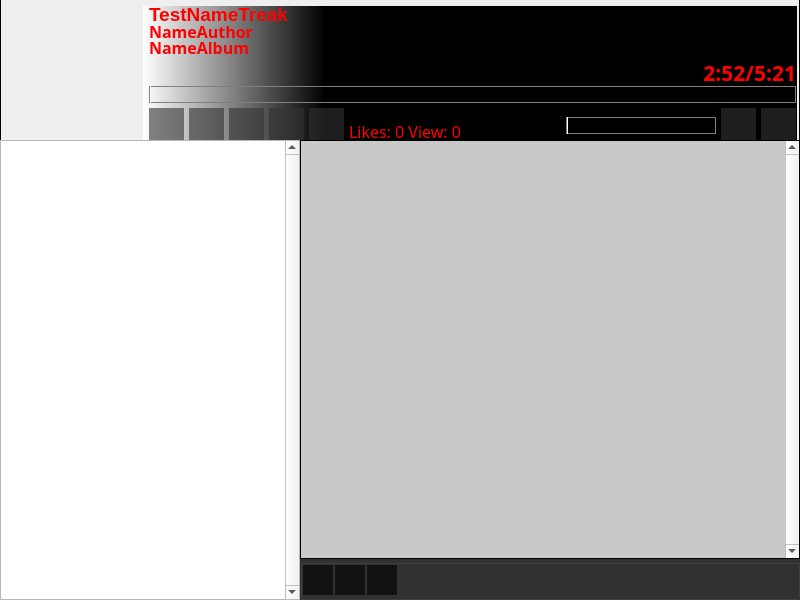
<?xml version="1.0" encoding="UTF-8"?>
<ui version="4.0">
 <class>MainWindow</class>
 <widget class="QMainWindow" name="MainWindow">
  <property name="windowModality">
   <enum>Qt::NonModal</enum>
  </property>
  <property name="geometry">
   <rect>
    <x>0</x>
    <y>0</y>
    <width>800</width>
    <height>600</height>
   </rect>
  </property>
  <property name="windowTitle">
   <string>MSMP Stream</string>
  </property>
  <property name="windowIcon">
   <iconset>
    <normaloff>icon.png</normaloff>icon.png</iconset>
  </property>
  <property name="layoutDirection">
   <enum>Qt::LeftToRight</enum>
  </property>
  <property name="styleSheet">
   <string notr="true">QMainWindown{
  background-color: rgb(0, 0, 0,255);
 color: rgb(0, 0, 0);
}
</string>
  </property>
  <property name="locale">
   <locale language="Russian" country="Belarus"/>
  </property>
  <property name="animated">
   <bool>true</bool>
  </property>
  <property name="documentMode">
   <bool>false</bool>
  </property>
  <property name="unifiedTitleAndToolBarOnMac">
   <bool>false</bool>
  </property>
  <widget class="QWidget" name="centralwidget">
   <property name="enabled">
    <bool>true</bool>
   </property>
   <property name="mouseTracking">
    <bool>true</bool>
   </property>
   <property name="tabletTracking">
    <bool>false</bool>
   </property>
   <property name="autoFillBackground">
    <bool>false</bool>
   </property>
   <property name="styleSheet">
    <string notr="true">QWidget{
  background-color: rgb(0, 0, 0,0.1);


}

QMainWindow &gt; QWidget {
    border-image : url(img/bg.png);
    background-color: rgb(0, 0, 0,255);

   /* background-image: url(img/Missing_Texture2.png); 0 0 0 0 stretch stretch;;*/
    background-size: 10px auto;
    background-attachment: fixed;
    /*background-repeat: no-repeat;*/
}
</string>
   </property>
   <layout class="QVBoxLayout" name="verticalLayout">
    <property name="spacing">
     <number>0</number>
    </property>
    <property name="leftMargin">
     <number>0</number>
    </property>
    <property name="topMargin">
     <number>0</number>
    </property>
    <property name="rightMargin">
     <number>0</number>
    </property>
    <property name="bottomMargin">
     <number>0</number>
    </property>
    <item>
     <widget class="QLabel" name="LoadingLabel">
      <property name="sizePolicy">
       <sizepolicy hsizetype="Ignored" vsizetype="Ignored">
        <horstretch>0</horstretch>
        <verstretch>0</verstretch>
       </sizepolicy>
      </property>
      <property name="styleSheet">
       <string notr="true">QLabel{
  color:white;
  background-color:black;
}</string>
      </property>
      <property name="text">
       <string>Loading...</string>
      </property>
      <property name="alignment">
       <set>Qt::AlignCenter</set>
      </property>
     </widget>
    </item>
    <item>
     <widget class="QGroupBox" name="PlayerBox">
      <property name="minimumSize">
       <size>
        <width>0</width>
        <height>140</height>
       </size>
      </property>
      <property name="maximumSize">
       <size>
        <width>16777215</width>
        <height>140</height>
       </size>
      </property>
      <property name="styleSheet">
       <string notr="true">QGroupBox{
   border:1px solid;
   border-color:rgb(0,0,0);
   border-top:0; 
   border-bottom:0;
   backgorund-color:rgb(100, 100, 100,1);
}</string>
      </property>
      <layout class="QHBoxLayout" name="PlayerBoxFirk">
       <property name="spacing">
        <number>0</number>
       </property>
       <property name="leftMargin">
        <number>0</number>
       </property>
       <property name="topMargin">
        <number>0</number>
       </property>
       <property name="rightMargin">
        <number>0</number>
       </property>
       <property name="bottomMargin">
        <number>0</number>
       </property>
       <item>
        <widget class="QFrame" name="Visualframe">
         <property name="enabled">
          <bool>true</bool>
         </property>
         <property name="minimumSize">
          <size>
           <width>140</width>
           <height>140</height>
          </size>
         </property>
         <property name="maximumSize">
          <size>
           <width>140</width>
           <height>140</height>
          </size>
         </property>
         <property name="frameShape">
          <enum>QFrame::NoFrame</enum>
         </property>
         <property name="frameShadow">
          <enum>QFrame::Plain</enum>
         </property>
         <widget class="QLabel" name="AlbumImg">
          <property name="geometry">
           <rect>
            <x>0</x>
            <y>0</y>
            <width>140</width>
            <height>140</height>
           </rect>
          </property>
          <property name="minimumSize">
           <size>
            <width>140</width>
            <height>140</height>
           </size>
          </property>
          <property name="maximumSize">
           <size>
            <width>140</width>
            <height>140</height>
           </size>
          </property>
          <property name="text">
           <string/>
          </property>
          <property name="pixmap">
           <pixmap>img/Missing_Texture2.png</pixmap>
          </property>
          <property name="scaledContents">
           <bool>false</bool>
          </property>
          <property name="alignment">
           <set>Qt::AlignCenter</set>
          </property>
         </widget>
         <widget class="QPushButton" name="MSMPmenu">
          <property name="geometry">
           <rect>
            <x>0</x>
            <y>0</y>
            <width>30</width>
            <height>30</height>
           </rect>
          </property>
          <property name="styleSheet">
           <string notr="true"> 
QPushButton{
  background-color: rgba(18, 18, 18,0);
  color: rgba(18, 18, 18,0);
  border: none;
}
QPushButton:hover{
  background-color: rgb(100,100, 100);
  color: rgb(100,100, 100);
  border: none;
  border-image : url(icon.png);
}

QPushButton:pressed{
  background-color: rgb(200,200, 200);
  color:  rgb(200,200, 200);
  border: none;
  border-image : url(icon.png);
}
</string>
          </property>
          <property name="text">
           <string notr="true"/>
          </property>
          <property name="iconSize">
           <size>
            <width>30</width>
            <height>30</height>
           </size>
          </property>
          <property name="shortcut">
           <string notr="true"/>
          </property>
          <property name="autoRepeat">
           <bool>false</bool>
          </property>
          <property name="autoExclusive">
           <bool>false</bool>
          </property>
          <property name="flat">
           <bool>true</bool>
          </property>
         </widget>
        </widget>
       </item>
       <item>
        <widget class="QGroupBox" name="ContorlPanel">
         <property name="minimumSize">
          <size>
           <width>0</width>
           <height>142</height>
          </size>
         </property>
         <property name="maximumSize">
          <size>
           <width>16777215</width>
           <height>142</height>
          </size>
         </property>
         <property name="styleSheet">
          <string notr="true">QGroupBox{
   background-color:qlineargradient(spread:pad, x1:0.278, y1:1, x2:0, y2:1, stop:0 rgba(0, 0, 0, 255), stop:1 rgba(255, 255, 255, 255));
   color:rgb(0,0,0);
   border:none;
   border-bottom: 1px solid;
}</string>
         </property>
         <layout class="QVBoxLayout" name="ControlPanelFirk">
          <property name="spacing">
           <number>0</number>
          </property>
          <property name="leftMargin">
           <number>0</number>
          </property>
          <property name="topMargin">
           <number>0</number>
          </property>
          <property name="rightMargin">
           <number>0</number>
          </property>
          <property name="bottomMargin">
           <number>0</number>
          </property>
          <item>
           <layout class="QHBoxLayout" name="horizontalLayout_3">
            <property name="spacing">
             <number>0</number>
            </property>
            <property name="leftMargin">
             <number>5</number>
            </property>
            <item>
             <layout class="QVBoxLayout" name="verticalLayout_3">
              <property name="spacing">
               <number>0</number>
              </property>
              <item>
               <widget class="QLabel" name="TreakName">
                <property name="sizePolicy">
                 <sizepolicy hsizetype="Ignored" vsizetype="Preferred">
                  <horstretch>1</horstretch>
                  <verstretch>0</verstretch>
                 </sizepolicy>
                </property>
                <property name="minimumSize">
                 <size>
                  <width>0</width>
                  <height>0</height>
                 </size>
                </property>
                <property name="maximumSize">
                 <size>
                  <width>16777215</width>
                  <height>16777215</height>
                 </size>
                </property>
                <property name="font">
                 <font>
                  <pointsize>14</pointsize>
                  <weight>75</weight>
                  <bold>true</bold>
                 </font>
                </property>
                <property name="styleSheet">
                 <string notr="true">QLabel{
background-color: rgba(0,0,0,0);
color:rgba(255, 0, 0)
}</string>
                </property>
                <property name="text">
                 <string>TestNameTreak</string>
                </property>
               </widget>
              </item>
              <item>
               <widget class="QLabel" name="AuthorName">
                <property name="sizePolicy">
                 <sizepolicy hsizetype="Ignored" vsizetype="Preferred">
                  <horstretch>1</horstretch>
                  <verstretch>0</verstretch>
                 </sizepolicy>
                </property>
                <property name="maximumSize">
                 <size>
                  <width>16777215</width>
                  <height>18</height>
                 </size>
                </property>
                <property name="font">
                 <font>
                  <family>Chicago</family>
                  <pointsize>12</pointsize>
                  <weight>75</weight>
                  <bold>true</bold>
                 </font>
                </property>
                <property name="styleSheet">
                 <string notr="true">QLabel{
background-color: rgba(0,0,0,0);
color:rgba(255, 0, 0)
}</string>
                </property>
                <property name="text">
                 <string>NameAuthor</string>
                </property>
               </widget>
              </item>
              <item>
               <widget class="QLabel" name="AlbumName">
                <property name="sizePolicy">
                 <sizepolicy hsizetype="Ignored" vsizetype="Preferred">
                  <horstretch>1</horstretch>
                  <verstretch>0</verstretch>
                 </sizepolicy>
                </property>
                <property name="maximumSize">
                 <size>
                  <width>16777215</width>
                  <height>15</height>
                 </size>
                </property>
                <property name="font">
                 <font>
                  <family>Chicago</family>
                  <pointsize>12</pointsize>
                  <weight>75</weight>
                  <bold>true</bold>
                 </font>
                </property>
                <property name="mouseTracking">
                 <bool>false</bool>
                </property>
                <property name="styleSheet">
                 <string notr="true">QLabel{
background-color: rgba(0,0,0,0);
color:rgba(255, 0, 0)
}</string>
                </property>
                <property name="text">
                 <string>NameAlbum</string>
                </property>
               </widget>
              </item>
             </layout>
            </item>
           </layout>
          </item>
          <item>
           <layout class="QVBoxLayout" name="verticalLayout_6">
            <property name="spacing">
             <number>0</number>
            </property>
            <property name="leftMargin">
             <number>5</number>
            </property>
            <property name="bottomMargin">
             <number>0</number>
            </property>
            <item>
             <layout class="QHBoxLayout" name="horizontalLayout_4">
              <property name="spacing">
               <number>0</number>
              </property>
              <property name="topMargin">
               <number>5</number>
              </property>
              <item>
               <widget class="QLabel" name="DataPath">
                <property name="sizePolicy">
                 <sizepolicy hsizetype="Ignored" vsizetype="Preferred">
                  <horstretch>0</horstretch>
                  <verstretch>0</verstretch>
                 </sizepolicy>
                </property>
                <property name="font">
                 <font>
                  <family>Chicago</family>
                  <pointsize>10</pointsize>
                  <weight>75</weight>
                  <bold>true</bold>
                 </font>
                </property>
                <property name="styleSheet">
                 <string notr="true">QLabel{
background-color: rgba(0,0,0,0);
color:rgba(255, 0, 0)
}</string>
                </property>
                <property name="text">
                 <string/>
                </property>
               </widget>
              </item>
              <item>
               <widget class="QLabel" name="TimePlayCounter">
                <property name="sizePolicy">
                 <sizepolicy hsizetype="Fixed" vsizetype="Preferred">
                  <horstretch>0</horstretch>
                  <verstretch>0</verstretch>
                 </sizepolicy>
                </property>
                <property name="font">
                 <font>
                  <family>Chicago</family>
                  <pointsize>16</pointsize>
                  <weight>75</weight>
                  <bold>true</bold>
                 </font>
                </property>
                <property name="styleSheet">
                 <string notr="true">QLabel{
background-color: rgba(0,0,0,0);
color:rgba(255, 0, 0)
}</string>
                </property>
                <property name="text">
                 <string>2:52/5:21</string>
                </property>
                <property name="alignment">
                 <set>Qt::AlignRight|Qt::AlignTrailing|Qt::AlignVCenter</set>
                </property>
               </widget>
              </item>
             </layout>
            </item>
            <item>
             <widget class="QSlider" name="ProgressBarTreakSlider">
              <property name="autoFillBackground">
               <bool>false</bool>
              </property>
              <property name="styleSheet">
               <string notr="true">
QSlider{
background-color: rgba(0,0,0,0);
border: 1px solid;
 border-color:rgb(128, 128, 128);
}
/*
QSlider::groove:horizontal {
    border: 1px solid;
    height: 22px;
    margin: 0px;
    border-color:rgb(128, 128, 128);
    }
QSlider::handle:horizontal {
    background-color: white;
    height: 40px;
    width: 1px;
    margin: -15px 0px;
   
    }
*/

QSlider{
            }
            QSlider::groove:horizontal {  
                 height: 22px;
                margin: 0px;
                border-radius: 0px;
                background: rgba(0,0,0,0);
            }
            QSlider::handle:horizontal {
                /*background: #b00;
                width: 8px;*/
                background-color: white;
                width: 0px;
                border-radius: 0px;
            }
            QSlider::sub-page:qlineargradient {
                background: #fff;
                border-radius: 0px;
            }</string>
              </property>
              <property name="maximum">
               <number>1000</number>
              </property>
              <property name="singleStep">
               <number>300</number>
              </property>
              <property name="tracking">
               <bool>false</bool>
              </property>
              <property name="orientation">
               <enum>Qt::Horizontal</enum>
              </property>
              <property name="invertedAppearance">
               <bool>false</bool>
              </property>
              <property name="invertedControls">
               <bool>false</bool>
              </property>
              <property name="tickPosition">
               <enum>QSlider::NoTicks</enum>
              </property>
             </widget>
            </item>
           </layout>
          </item>
          <item>
           <layout class="QHBoxLayout" name="horizontalLayout_2">
            <property name="spacing">
             <number>5</number>
            </property>
            <property name="leftMargin">
             <number>5</number>
            </property>
            <property name="topMargin">
             <number>5</number>
            </property>
            <property name="bottomMargin">
             <number>5</number>
            </property>
            <item>
             <widget class="QPushButton" name="PreviousTreakButton">
              <property name="minimumSize">
               <size>
                <width>35</width>
                <height>35</height>
               </size>
              </property>
              <property name="maximumSize">
               <size>
                <width>35</width>
                <height>35</height>
               </size>
              </property>
              <property name="styleSheet">
               <string notr="true">QPushButton{
  background-color: rgb(50, 50, 50,0.6);
  border: none;
}
QPushButton:hover{
  background-color: rgb(100,100, 100);
  border: none;
}

QPushButton:pressed{
  background-color: rgb(200,200, 200);
  border: none;

}</string>
              </property>
              <property name="text">
               <string/>
              </property>
              <property name="icon">
               <iconset>
                <normaloff>img/previous.png</normaloff>img/previous.png</iconset>
              </property>
              <property name="iconSize">
               <size>
                <width>30</width>
                <height>30</height>
               </size>
              </property>
             </widget>
            </item>
            <item>
             <widget class="QPushButton" name="PlayButton">
              <property name="minimumSize">
               <size>
                <width>35</width>
                <height>35</height>
               </size>
              </property>
              <property name="maximumSize">
               <size>
                <width>35</width>
                <height>35</height>
               </size>
              </property>
              <property name="styleSheet">
               <string notr="true">QPushButton{
  background-color: rgb(50, 50, 50,0.6);
  border: none;
}
QPushButton:hover{
  background-color: rgb(100,100, 100);
  border: none;
}

QPushButton:pressed{
  background-color: rgb(200,200, 200);
  border: none;

}</string>
              </property>
              <property name="text">
               <string/>
              </property>
              <property name="icon">
               <iconset>
                <normaloff>img/play.png</normaloff>img/play.png</iconset>
              </property>
              <property name="iconSize">
               <size>
                <width>30</width>
                <height>30</height>
               </size>
              </property>
             </widget>
            </item>
            <item>
             <widget class="QPushButton" name="NextTreakButton">
              <property name="minimumSize">
               <size>
                <width>35</width>
                <height>35</height>
               </size>
              </property>
              <property name="maximumSize">
               <size>
                <width>35</width>
                <height>35</height>
               </size>
              </property>
              <property name="styleSheet">
               <string notr="true">QPushButton{
  background-color: rgb(50, 50, 50,0.6);
  border: none;
}
QPushButton:hover{
  background-color: rgb(100,100, 100);
  border: none;
}

QPushButton:pressed{
  background-color: rgb(200,200, 200);
  border: none;

}</string>
              </property>
              <property name="text">
               <string/>
              </property>
              <property name="icon">
               <iconset>
                <normaloff>img/next.png</normaloff>img/next.png</iconset>
              </property>
              <property name="iconSize">
               <size>
                <width>30</width>
                <height>30</height>
               </size>
              </property>
             </widget>
            </item>
            <item>
             <widget class="QPushButton" name="PauseButton">
              <property name="minimumSize">
               <size>
                <width>35</width>
                <height>35</height>
               </size>
              </property>
              <property name="maximumSize">
               <size>
                <width>35</width>
                <height>35</height>
               </size>
              </property>
              <property name="styleSheet">
               <string notr="true">QPushButton{
  background-color: rgb(50, 50, 50,0.6);
  border: none;
}
QPushButton:hover{
  background-color: rgb(100,100, 100);
  border: none;
}

QPushButton:pressed{
  background-color: rgb(200,200, 200);
  border: none;

}</string>
              </property>
              <property name="text">
               <string/>
              </property>
              <property name="icon">
               <iconset>
                <normaloff>img/pause.png</normaloff>img/pause.png</iconset>
              </property>
              <property name="iconSize">
               <size>
                <width>30</width>
                <height>30</height>
               </size>
              </property>
             </widget>
            </item>
            <item>
             <widget class="QPushButton" name="StopButton">
              <property name="minimumSize">
               <size>
                <width>35</width>
                <height>35</height>
               </size>
              </property>
              <property name="maximumSize">
               <size>
                <width>35</width>
                <height>35</height>
               </size>
              </property>
              <property name="styleSheet">
               <string notr="true">QPushButton{
  background-color: rgb(50, 50, 50,0.6);
  border: none;
}
QPushButton:hover{
  background-color: rgb(100,100, 100);
  border: none;
}

QPushButton:pressed{
  background-color: rgb(200,200, 200);
  border: none;

}</string>
              </property>
              <property name="text">
               <string/>
              </property>
              <property name="icon">
               <iconset>
                <normaloff>img/stop.png</normaloff>img/stop.png</iconset>
              </property>
              <property name="iconSize">
               <size>
                <width>30</width>
                <height>30</height>
               </size>
              </property>
             </widget>
            </item>
            <item>
             <widget class="QLabel" name="InfoLabel">
              <property name="sizePolicy">
               <sizepolicy hsizetype="Ignored" vsizetype="Preferred">
                <horstretch>0</horstretch>
                <verstretch>0</verstretch>
               </sizepolicy>
              </property>
              <property name="font">
               <font>
                <family>Chicago</family>
                <pointsize>12</pointsize>
               </font>
              </property>
              <property name="styleSheet">
               <string notr="true">QLabel{
background-color: rgba(0,0,0,0);
color:rgba(255, 0, 0)
}</string>
              </property>
              <property name="text">
               <string>Likes: 0 View: 0</string>
              </property>
              <property name="alignment">
               <set>Qt::AlignBottom|Qt::AlignLeading|Qt::AlignLeft</set>
              </property>
             </widget>
            </item>
            <item>
             <widget class="QSlider" name="VolumeSlider">
              <property name="sizePolicy">
               <sizepolicy hsizetype="Expanding" vsizetype="Fixed">
                <horstretch>1</horstretch>
                <verstretch>0</verstretch>
               </sizepolicy>
              </property>
              <property name="minimumSize">
               <size>
                <width>50</width>
                <height>0</height>
               </size>
              </property>
              <property name="maximumSize">
               <size>
                <width>150</width>
                <height>16777215</height>
               </size>
              </property>
              <property name="styleSheet">
               <string notr="true">
QSlider{
background-color: rgba(0,0,0,0);
border: 1px solid;
 border-color:rgb(128, 128, 128);
}
/*
QSlider::groove:horizontal {
    border: 1px solid;
    height: 22px;
    margin: 0px;
    border-color:rgb(128, 128, 128);
    }
QSlider::handle:horizontal {
    background-color: white;
    height: 40px;
    width: 1px;
    margin: -15px 0px;
   
    }
*/

QSlider{
            }
            QSlider::groove:horizontal {  
                 height: 22px;
                margin: 0px;
                border-radius: 0px;
                background: rgba(0,0,0,0);
            }
            QSlider::handle:horizontal {
                /*background: #b00;
                width: 8px;*/
                background-color: white;
                width: 0px;
                border-radius: 0px;
            }
            QSlider::sub-page:qlineargradient {
                background: #fff;
                border-radius: 0px;
            }</string>
              </property>
              <property name="orientation">
               <enum>Qt::Horizontal</enum>
              </property>
              <property name="tickPosition">
               <enum>QSlider::NoTicks</enum>
              </property>
             </widget>
            </item>
            <item>
             <widget class="QPushButton" name="PlayModeTreak">
              <property name="minimumSize">
               <size>
                <width>35</width>
                <height>35</height>
               </size>
              </property>
              <property name="maximumSize">
               <size>
                <width>35</width>
                <height>35</height>
               </size>
              </property>
              <property name="styleSheet">
               <string notr="true">QPushButton{
  background-color: rgb(50, 50, 50,0.6);
  border: none;
}
QPushButton:hover{
  background-color: rgb(100,100, 100);
  border: none;
}

QPushButton:pressed{
  background-color: rgb(200,200, 200);
  border: none;

}</string>
              </property>
              <property name="text">
               <string/>
              </property>
              <property name="icon">
               <iconset>
                <normaloff>img/nexttreak.png</normaloff>img/nexttreak.png</iconset>
              </property>
              <property name="iconSize">
               <size>
                <width>30</width>
                <height>30</height>
               </size>
              </property>
             </widget>
            </item>
            <item>
             <widget class="QPushButton" name="VisualMode">
              <property name="minimumSize">
               <size>
                <width>35</width>
                <height>35</height>
               </size>
              </property>
              <property name="maximumSize">
               <size>
                <width>35</width>
                <height>35</height>
               </size>
              </property>
              <property name="styleSheet">
               <string notr="true">QPushButton{
  background-color: rgb(50, 50, 50,0.6);
  border: none;
}
QPushButton:hover{
  background-color: rgb(100,100, 100);
  border: none;
}

QPushButton:pressed{
  background-color: rgb(200,200, 200);
  border: none;

}</string>
              </property>
              <property name="text">
               <string/>
              </property>
              <property name="icon">
               <iconset>
                <normaloff>img/Vizual.png</normaloff>img/Vizual.png</iconset>
              </property>
              <property name="iconSize">
               <size>
                <width>30</width>
                <height>30</height>
               </size>
              </property>
             </widget>
            </item>
           </layout>
          </item>
         </layout>
        </widget>
       </item>
      </layout>
     </widget>
    </item>
    <item>
     <widget class="QFrame" name="PlaylistBox">
      <property name="sizePolicy">
       <sizepolicy hsizetype="Preferred" vsizetype="Ignored">
        <horstretch>0</horstretch>
        <verstretch>0</verstretch>
       </sizepolicy>
      </property>
      <property name="frameShape">
       <enum>QFrame::NoFrame</enum>
      </property>
      <layout class="QHBoxLayout" name="PlaylistBoxFirk">
       <property name="spacing">
        <number>0</number>
       </property>
       <property name="leftMargin">
        <number>0</number>
       </property>
       <property name="topMargin">
        <number>0</number>
       </property>
       <property name="rightMargin">
        <number>0</number>
       </property>
       <property name="bottomMargin">
        <number>0</number>
       </property>
       <item>
        <widget class="QTreeView" name="PlaylistsView">
         <property name="enabled">
          <bool>true</bool>
         </property>
         <property name="sizePolicy">
          <sizepolicy hsizetype="Ignored" vsizetype="Ignored">
           <horstretch>1</horstretch>
           <verstretch>0</verstretch>
          </sizepolicy>
         </property>
         <property name="minimumSize">
          <size>
           <width>1</width>
           <height>0</height>
          </size>
         </property>
         <property name="maximumSize">
          <size>
           <width>500</width>
           <height>16777215</height>
          </size>
         </property>
         <property name="sizeIncrement">
          <size>
           <width>0</width>
           <height>0</height>
          </size>
         </property>
         <property name="mouseTracking">
          <bool>false</bool>
         </property>
         <property name="acceptDrops">
          <bool>false</bool>
         </property>
         <property name="styleSheet">
          <string notr="true">QTreeView{
color:rgb(255, 255, 255);

}

QTreeView::branch:has-siblings:!adjoins-item {
    border-image: url(img/stylesheet-vline.png) 0;
}

QTreeView::branch:has-siblings:adjoins-item {
    border-image: url(img/stylesheet-branch-more.png) 0;
}

QTreeView::branch:!has-children:!has-siblings:adjoins-item {
    border-image: url(img/stylesheet-branch-end.png) 0;
}

QTreeView::branch:has-children:!has-siblings:closed,
QTreeView::branch:closed:has-children:has-siblings {
        border-image: none;
        image: url(img/stylesheet-branch-closed.png);
}

QTreeView::branch:open:has-children:!has-siblings,
QTreeView::branch:open:has-children:has-siblings  {
        border-image: none;
        image: url(img/stylesheet-branch-open.png);
}</string>
         </property>
         <property name="verticalScrollBarPolicy">
          <enum>Qt::ScrollBarAlwaysOn</enum>
         </property>
         <property name="animated">
          <bool>true</bool>
         </property>
         <property name="headerHidden">
          <bool>true</bool>
         </property>
        </widget>
       </item>
       <item>
        <layout class="QVBoxLayout" name="verticalLayout_5">
         <property name="spacing">
          <number>0</number>
         </property>
         <property name="leftMargin">
          <number>0</number>
         </property>
         <item>
          <widget class="QListView" name="PlaylistView">
           <property name="minimumSize">
            <size>
             <width>500</width>
             <height>0</height>
            </size>
           </property>
           <property name="font">
            <font>
             <family>Chicago</family>
             <pointsize>10</pointsize>
             <weight>75</weight>
             <bold>true</bold>
            </font>
           </property>
           <property name="acceptDrops">
            <bool>false</bool>
           </property>
           <property name="styleSheet">
            <string notr="true">QListView{
  background-color: rgb(50, 50, 50,0.2);
  color:rgb(255, 255, 255);
  border: 1px solid;
}

QListView {
    show-decoration-selected: 1; /* make the selection span the entire width of the view */
}
/*
QListView::item:alternate {
    background: #EEEEEE;
}

QListView::item:selected {
    border: 1px solid #6a6ea9;
}

QListView::item:selected:!active {
    background: qlineargradient(x1: 0, y1: 0, x2: 0, y2: 1,
                                stop: 0 #ABAFE5, stop: 1 #8588B2);
}

QListView::item:selected:active {
    background: qlineargradient(x1: 0, y1: 0, x2: 0, y2: 1,
                                stop: 0 #6a6ea9, stop: 1 #888dd9);
}

QListView::item:hover {
    background: qlineargradient(x1: 0, y1: 0, x2: 0, y2: 1,
                                stop: 0 #FAFBFE, stop: 1 #DCDEF1);
}

*/
QListWidget {padding: 0px;}
QListWidget::item { margin: 0px; }</string>
           </property>
           <property name="verticalScrollBarPolicy">
            <enum>Qt::ScrollBarAlwaysOn</enum>
           </property>
           <property name="horizontalScrollBarPolicy">
            <enum>Qt::ScrollBarAlwaysOff</enum>
           </property>
           <property name="autoScrollMargin">
            <number>0</number>
           </property>
           <property name="editTriggers">
            <set>QAbstractItemView::NoEditTriggers</set>
           </property>
           <property name="dragEnabled">
            <bool>true</bool>
           </property>
           <property name="dragDropMode">
            <enum>QAbstractItemView::NoDragDrop</enum>
           </property>
           <property name="selectionMode">
            <enum>QAbstractItemView::ExtendedSelection</enum>
           </property>
           <property name="selectionBehavior">
            <enum>QAbstractItemView::SelectItems</enum>
           </property>
          </widget>
         </item>
         <item>
          <widget class="QGroupBox" name="PlaylistCommandBar">
           <property name="styleSheet">
            <string notr="true">QGroupBox{
   background-color:rgb(50, 50, 50);

}</string>
           </property>
           <layout class="QHBoxLayout" name="PlaylistCommandBarFirk">
            <property name="spacing">
             <number>2</number>
            </property>
            <property name="sizeConstraint">
             <enum>QLayout::SetDefaultConstraint</enum>
            </property>
            <property name="leftMargin">
             <number>0</number>
            </property>
            <property name="topMargin">
             <number>0</number>
            </property>
            <property name="rightMargin">
             <number>0</number>
            </property>
            <property name="bottomMargin">
             <number>2</number>
            </property>
            <item>
             <widget class="QPushButton" name="AddTreakPlaylist">
              <property name="minimumSize">
               <size>
                <width>30</width>
                <height>30</height>
               </size>
              </property>
              <property name="maximumSize">
               <size>
                <width>30</width>
                <height>30</height>
               </size>
              </property>
              <property name="autoFillBackground">
               <bool>false</bool>
              </property>
              <property name="styleSheet">
               <string notr="true">QPushButton{
  background-color: rgba(18, 18, 18);
  color: rgba(18, 18, 18,0);
  border: none;
}
QPushButton:hover{
  background-color: rgb(100,100, 100);
  color: rgb(100,100, 100);
  border: none;
}

QPushButton:pressed{
  background-color: rgb(200,200, 200);
  color:  rgb(200,200, 200);
  border: none;
}</string>
              </property>
              <property name="text">
               <string/>
              </property>
              <property name="icon">
               <iconset>
                <normaloff>img/add-open.png</normaloff>img/add-open.png</iconset>
              </property>
              <property name="iconSize">
               <size>
                <width>30</width>
                <height>30</height>
               </size>
              </property>
              <property name="shortcut">
               <string notr="true"/>
              </property>
             </widget>
            </item>
            <item>
             <widget class="QPushButton" name="RemoveTreakPlaylist">
              <property name="minimumSize">
               <size>
                <width>30</width>
                <height>30</height>
               </size>
              </property>
              <property name="maximumSize">
               <size>
                <width>30</width>
                <height>30</height>
               </size>
              </property>
              <property name="styleSheet">
               <string notr="true">QPushButton{
  background-color: rgb(18, 18, 18);
  color: rgba(18, 18, 18,0);
  border: none;
}
QPushButton:hover{
  background-color: rgb(100,100, 100);
  border: none;
}

QPushButton:pressed{
  background-color: rgb(200,200, 200);
  border: none;

}</string>
              </property>
              <property name="icon">
               <iconset>
                <normaloff>img/remove.png</normaloff>img/remove.png</iconset>
              </property>
              <property name="iconSize">
               <size>
                <width>30</width>
                <height>30</height>
               </size>
              </property>
              <property name="shortcut">
               <string notr="true"/>
              </property>
             </widget>
            </item>
            <item>
             <widget class="QPushButton" name="MenuPlaylist">
              <property name="minimumSize">
               <size>
                <width>30</width>
                <height>30</height>
               </size>
              </property>
              <property name="maximumSize">
               <size>
                <width>30</width>
                <height>30</height>
               </size>
              </property>
              <property name="styleSheet">
               <string notr="true">QPushButton{
  background-color: rgb(18, 18, 18);
  color: rgba(18, 18, 18,0);
  border: none;
}
QPushButton:hover{
  background-color: rgb(100,100, 100);
  border: none;
}

QPushButton:pressed{
  background-color: rgb(200,200, 200);
  border: none;

}</string>
              </property>
              <property name="text">
               <string/>
              </property>
              <property name="icon">
               <iconset>
                <normaloff>img/menuplaylist.png</normaloff>img/menuplaylist.png</iconset>
              </property>
              <property name="iconSize">
               <size>
                <width>30</width>
                <height>30</height>
               </size>
              </property>
              <property name="shortcut">
               <string notr="true"/>
              </property>
             </widget>
            </item>
            <item>
             <spacer name="horizontalSpacer_3">
              <property name="orientation">
               <enum>Qt::Horizontal</enum>
              </property>
              <property name="sizeType">
               <enum>QSizePolicy::Expanding</enum>
              </property>
              <property name="sizeHint" stdset="0">
               <size>
                <width>40</width>
                <height>20</height>
               </size>
              </property>
             </spacer>
            </item>
           </layout>
          </widget>
         </item>
        </layout>
       </item>
      </layout>
     </widget>
    </item>
   </layout>
  </widget>
  <action name="actionSettings">
   <property name="text">
    <string>Settings</string>
   </property>
  </action>
 </widget>
 <resources/>
 <connections/>
</ui>
